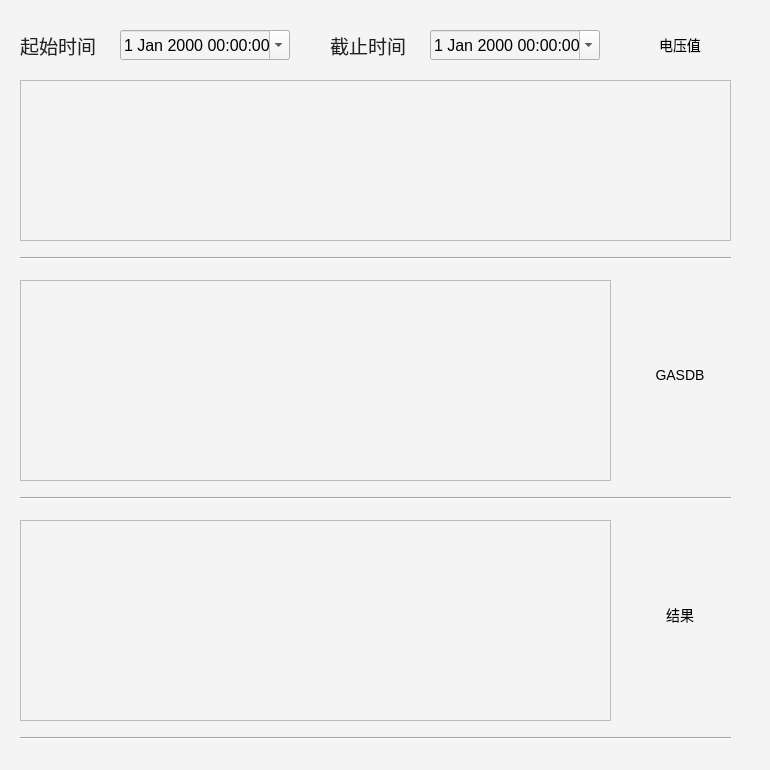
<?xml version="1.0" encoding="UTF-8"?>
<ui version="4.0">
 <class>MainWindow</class>
 <widget class="QWidget" name="MainWindow">
  <property name="geometry">
   <rect>
    <x>0</x>
    <y>0</y>
    <width>770</width>
    <height>770</height>
   </rect>
  </property>
  <property name="minimumSize">
   <size>
    <width>770</width>
    <height>770</height>
   </size>
  </property>
  <property name="font">
   <font>
    <pointsize>14</pointsize>
   </font>
  </property>
  <property name="windowTitle">
   <string>温度补偿</string>
  </property>
  <property name="styleSheet">
   <string notr="true">background-color: rgb(244, 244, 244);</string>
  </property>
  <widget class="QDateTimeEdit" name="timeBegin">
   <property name="geometry">
    <rect>
     <x>120</x>
     <y>30</y>
     <width>170</width>
     <height>30</height>
    </rect>
   </property>
   <property name="font">
    <font>
     <pointsize>12</pointsize>
    </font>
   </property>
   <property name="cursor">
    <cursorShape>IBeamCursor</cursorShape>
   </property>
   <property name="calendarPopup">
    <bool>true</bool>
   </property>
  </widget>
  <widget class="QLabel" name="label">
   <property name="geometry">
    <rect>
     <x>20</x>
     <y>30</y>
     <width>95</width>
     <height>30</height>
    </rect>
   </property>
   <property name="font">
    <font>
     <pointsize>14</pointsize>
    </font>
   </property>
   <property name="styleSheet">
    <string notr="true">color: rgb(34, 34, 34);</string>
   </property>
   <property name="text">
    <string>起始时间</string>
   </property>
  </widget>
  <widget class="QDateTimeEdit" name="timeEnd">
   <property name="geometry">
    <rect>
     <x>430</x>
     <y>30</y>
     <width>170</width>
     <height>30</height>
    </rect>
   </property>
   <property name="font">
    <font>
     <pointsize>12</pointsize>
    </font>
   </property>
   <property name="cursor">
    <cursorShape>IBeamCursor</cursorShape>
   </property>
   <property name="calendarPopup">
    <bool>true</bool>
   </property>
  </widget>
  <widget class="QLabel" name="label_2">
   <property name="geometry">
    <rect>
     <x>330</x>
     <y>30</y>
     <width>95</width>
     <height>30</height>
    </rect>
   </property>
   <property name="font">
    <font>
     <pointsize>14</pointsize>
    </font>
   </property>
   <property name="styleSheet">
    <string notr="true">color: rgb(34, 34, 34);</string>
   </property>
   <property name="text">
    <string>截止时间</string>
   </property>
  </widget>
  <widget class="QPushButton" name="btnA">
   <property name="geometry">
    <rect>
     <x>630</x>
     <y>30</y>
     <width>100</width>
     <height>30</height>
    </rect>
   </property>
   <property name="font">
    <font>
     <pointsize>-1</pointsize>
    </font>
   </property>
   <property name="cursor">
    <cursorShape>PointingHandCursor</cursorShape>
   </property>
   <property name="styleSheet">
    <string notr="true">QPushButton{
border-radius: 8px;
border: 1px solid &quot;dodgerblue&quot;;
background: &quot;transparent&quot;;
font-size: 14px;
color: &quot;dodgerblue&quot;;
}

QPushButton:hover{
border-radius: 8px;
border: 1px solid &quot;transparent&quot;;
background: &quot;dodgerblue&quot;;
font-size: 14px;
color: #ffffff;
}

QPushButton:pressed{
border-radius: 8px;
border: 1px solid &quot;transparent&quot;;
background: &quot;navy&quot;;
font-size: 14px;
color: #ffffff;
}</string>
   </property>
   <property name="text">
    <string>电压值</string>
   </property>
  </widget>
  <widget class="QTableWidget" name="tableA">
   <property name="geometry">
    <rect>
     <x>20</x>
     <y>80</y>
     <width>711</width>
     <height>161</height>
    </rect>
   </property>
   <property name="styleSheet">
    <string notr="true"/>
   </property>
  </widget>
  <widget class="Line" name="line">
   <property name="geometry">
    <rect>
     <x>20</x>
     <y>250</y>
     <width>711</width>
     <height>16</height>
    </rect>
   </property>
   <property name="orientation">
    <enum>Qt::Horizontal</enum>
   </property>
  </widget>
  <widget class="QPushButton" name="btnB">
   <property name="geometry">
    <rect>
     <x>630</x>
     <y>360</y>
     <width>100</width>
     <height>30</height>
    </rect>
   </property>
   <property name="font">
    <font>
     <pointsize>-1</pointsize>
    </font>
   </property>
   <property name="cursor">
    <cursorShape>PointingHandCursor</cursorShape>
   </property>
   <property name="styleSheet">
    <string notr="true">QPushButton{
border-radius: 8px;
border: 1px solid &quot;dodgerblue&quot;;
background: &quot;transparent&quot;;
font-size: 14px;
color: &quot;dodgerblue&quot;;
}

QPushButton:hover{
border-radius: 8px;
border: 1px solid &quot;transparent&quot;;
background: &quot;dodgerblue&quot;;
font-size: 14px;
color: #ffffff;
}

QPushButton:pressed{
border-radius: 8px;
border: 1px solid &quot;transparent&quot;;
background: &quot;navy&quot;;
font-size: 14px;
color: #ffffff;
}</string>
   </property>
   <property name="text">
    <string>GASDB</string>
   </property>
  </widget>
  <widget class="QTableWidget" name="tableB">
   <property name="geometry">
    <rect>
     <x>20</x>
     <y>280</y>
     <width>591</width>
     <height>201</height>
    </rect>
   </property>
  </widget>
  <widget class="Line" name="line_2">
   <property name="geometry">
    <rect>
     <x>20</x>
     <y>490</y>
     <width>711</width>
     <height>16</height>
    </rect>
   </property>
   <property name="orientation">
    <enum>Qt::Horizontal</enum>
   </property>
  </widget>
  <widget class="Line" name="line_3">
   <property name="geometry">
    <rect>
     <x>20</x>
     <y>730</y>
     <width>711</width>
     <height>16</height>
    </rect>
   </property>
   <property name="orientation">
    <enum>Qt::Horizontal</enum>
   </property>
  </widget>
  <widget class="QPushButton" name="btnC">
   <property name="geometry">
    <rect>
     <x>630</x>
     <y>600</y>
     <width>100</width>
     <height>30</height>
    </rect>
   </property>
   <property name="font">
    <font>
     <pointsize>-1</pointsize>
    </font>
   </property>
   <property name="cursor">
    <cursorShape>PointingHandCursor</cursorShape>
   </property>
   <property name="styleSheet">
    <string notr="true">QPushButton{
border-radius: 8px;
border: 1px solid &quot;dodgerblue&quot;;
background: &quot;transparent&quot;;
font-size: 14px;
color: &quot;dodgerblue&quot;;
}

QPushButton:hover{
border-radius: 8px;
border: 1px solid &quot;transparent&quot;;
background: &quot;dodgerblue&quot;;
font-size: 14px;
color: #ffffff;
}

QPushButton:pressed{
border-radius: 8px;
border: 1px solid &quot;transparent&quot;;
background: &quot;navy&quot;;
font-size: 14px;
color: #ffffff;
}</string>
   </property>
   <property name="text">
    <string>结果</string>
   </property>
  </widget>
  <widget class="QTableWidget" name="tableC">
   <property name="geometry">
    <rect>
     <x>20</x>
     <y>520</y>
     <width>591</width>
     <height>201</height>
    </rect>
   </property>
  </widget>
 </widget>
 <resources/>
 <connections/>
</ui>
